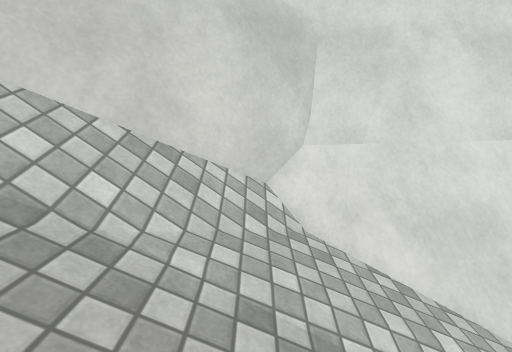
[1] (above)

19 first-person views from a walk through a scene from a Unity 3-D project. The camera is 1.4 m above the floor, tilts 12° down and sees 85° across. The floor is counted in squares, 0.5 m on a side. Each view is taken from the middle of a square. On the plan, view 1 faces up. The plan holds only what a view shows up to about 19 squares ahead; the rest is blank. The place goes on beyond the plan. The player character is not drawn. Some animated figures are not drawn. Surface patterns are stand-ins for the level's own textures.

[2]
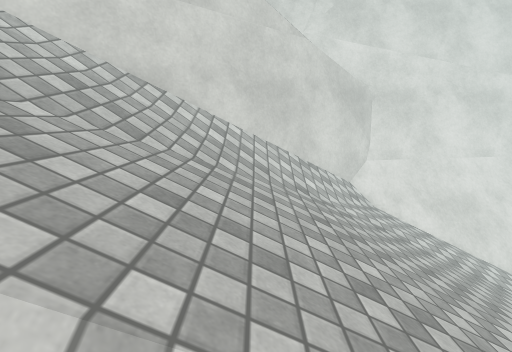

[3]
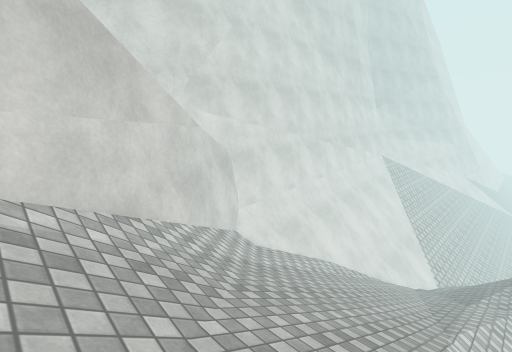

[4]
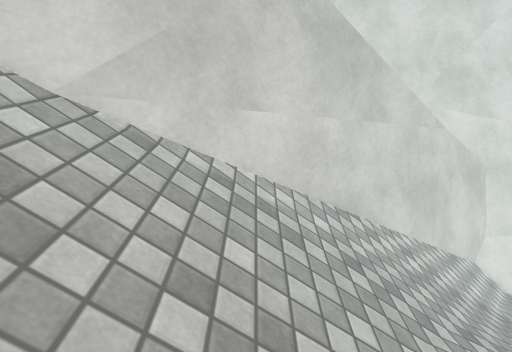

[5]
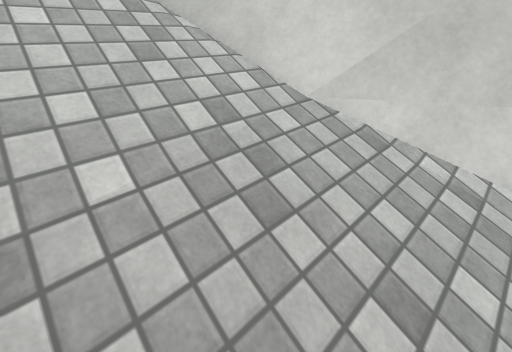

[6]
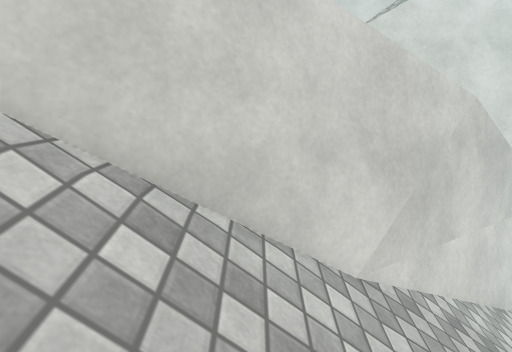

[7]
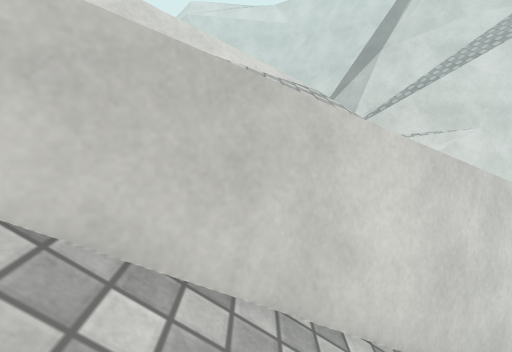

[8]
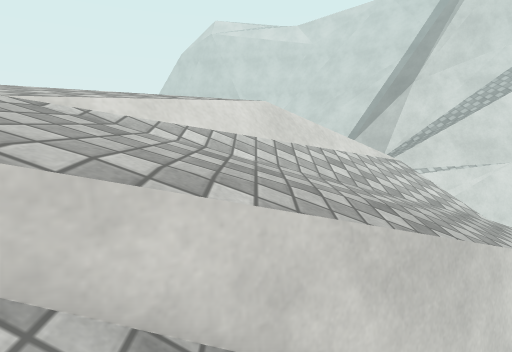

[9]
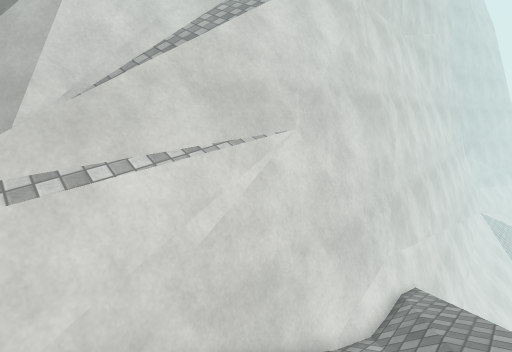

[10]
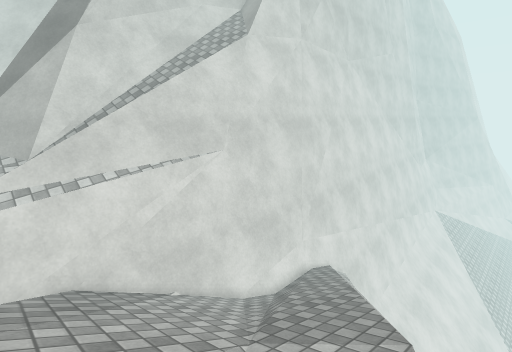

[11]
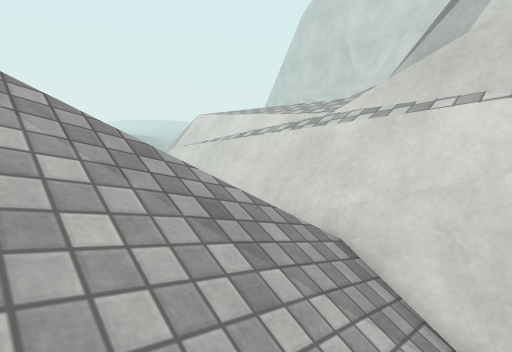

[12]
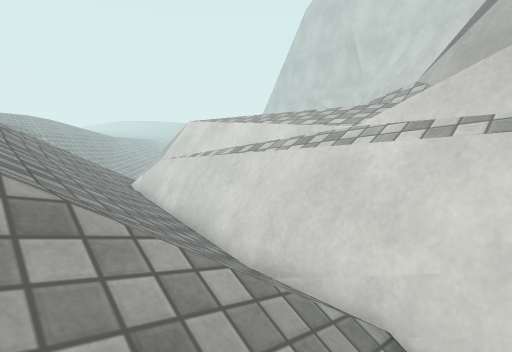

[13]
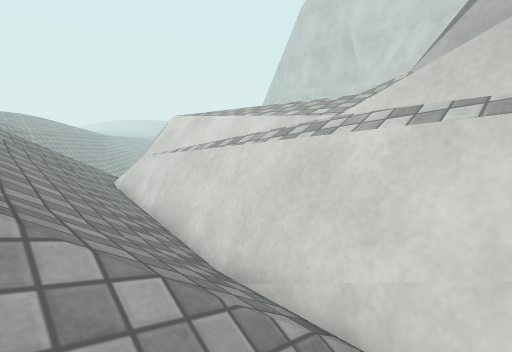

[14]
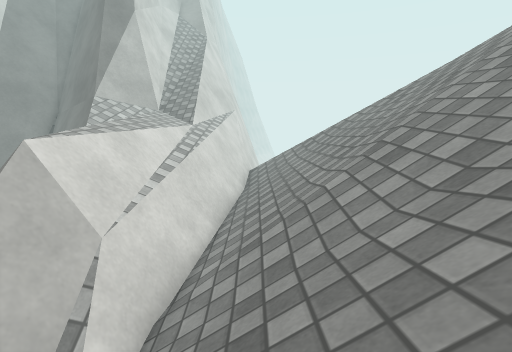

[15]
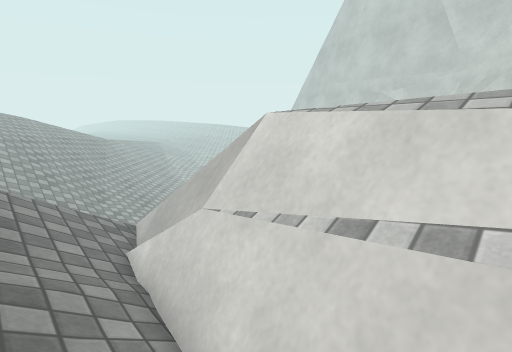

[16]
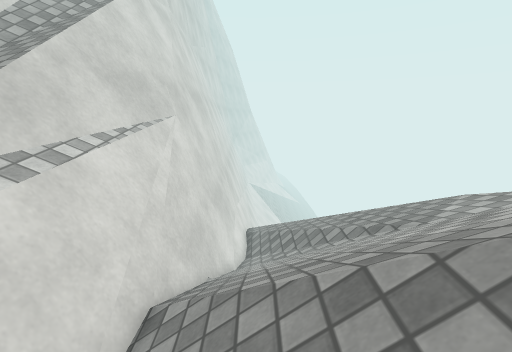

[17]
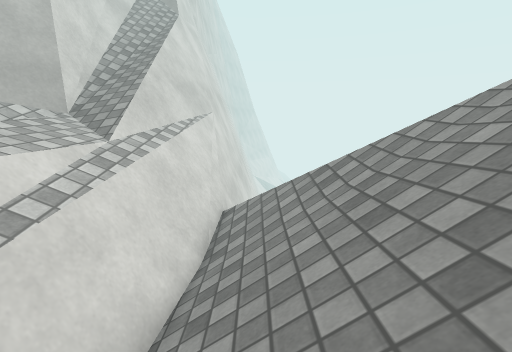

[18]
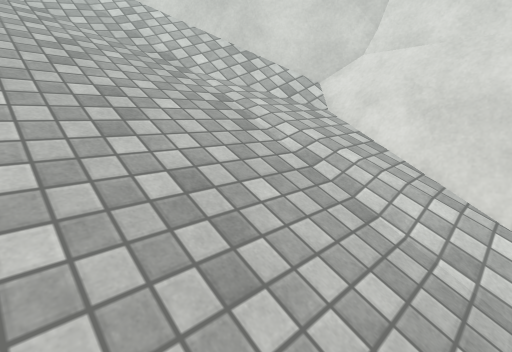

[19]
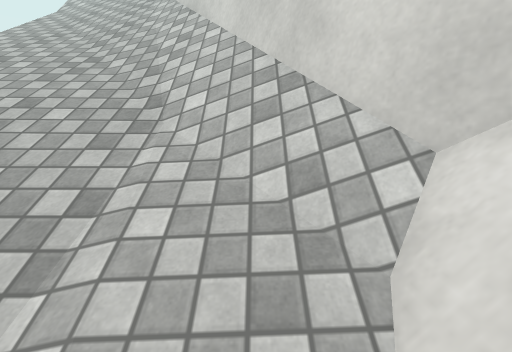

### Floor plan
Key: @ floor where view 1 was taken; # wall or solid block; . main floor; - floor 0.25 m lower than the main floor; : floor 0.5 m higher than the main floor; _ floor 0.75 m lower than the main floor; + floor 1 m higher than the main floor; < floor 1 m lower than the main floor; ( floor 10.25 m lower than the main floor; ! floor 11 m lower than the main floor; / step, stairs or slope; = window, fence, low wall or low ledge; ^ raised ledge; v drop or lower ground; O other object.
Columns run from 35 left of view 1 to 7 right of it. Each row starts with its distance up from view 1.
 18  =#^##
 17 /#==#######
 16 ////OO=^^########
 15  /////###=====^########
 14  ////////////###=====######
 13 /////////////////////#===##################
 12  /////////////////////////#=========####===
 11  ////////////////////////////////////vvvvv
 10   ////////////////////////////////  vvv##
  9     //////////////////////////////#########
  8      ///////////////////////////v###==^^###
  7       //////////////////////// ###////#==^#
  6         ////////   //////////###///////(/#=
  5          //////      //////v##/////////////
  4            ///       /////##=//////////////
  3            ////       //###////////////////
  2         # /////   /   ###/////////////////!
  1       ###///////    ###///////////////////!
  0      /#//////_//  ###//////////////@//////
 -1    ///////__//<####///////////////////////!
 -2   /////..-_/_###=/////////////////////////!
 -3   ++:..../_###/////////////////////////////
 -4    +:....===/  ////////////////////////////
 -5     :..==///   //////////// //// //////////
 -6      ==/ //      /////////  //        /////
 -7            /                  /          //
 -8        /

Where each view was taken, in squares from view 1:
view 1: 0 up, 0 right, facing up
view 2: 7 down, 5 left, facing up
view 3: 6 down, 12 left, facing up-right
view 4: 6 down, 12 left, facing up
view 5: 6 down, 12 left, facing up-left
view 6: 6 down, 18 left, facing up
view 7: 7 down, 24 left, facing up
view 8: 8 down, 28 left, facing up
view 9: 8 up, 16 left, facing up-right
view 10: 2 up, 17 left, facing up-right
view 11: 7 up, 12 left, facing up-left
view 12: 9 up, 14 left, facing up-left
view 13: 10 up, 14 left, facing up-left
view 14: 13 up, 35 left, facing right
view 15: 13 up, 24 left, facing up-left
view 16: 11 up, 21 left, facing right
view 17: 12 up, 27 left, facing right
view 18: 2 down, 7 right, facing up-left
view 19: 6 up, 4 right, facing left
